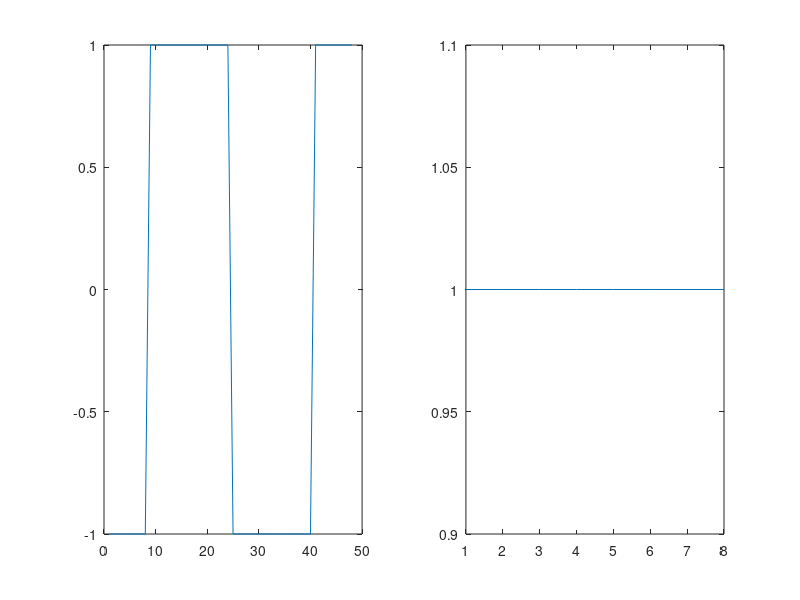
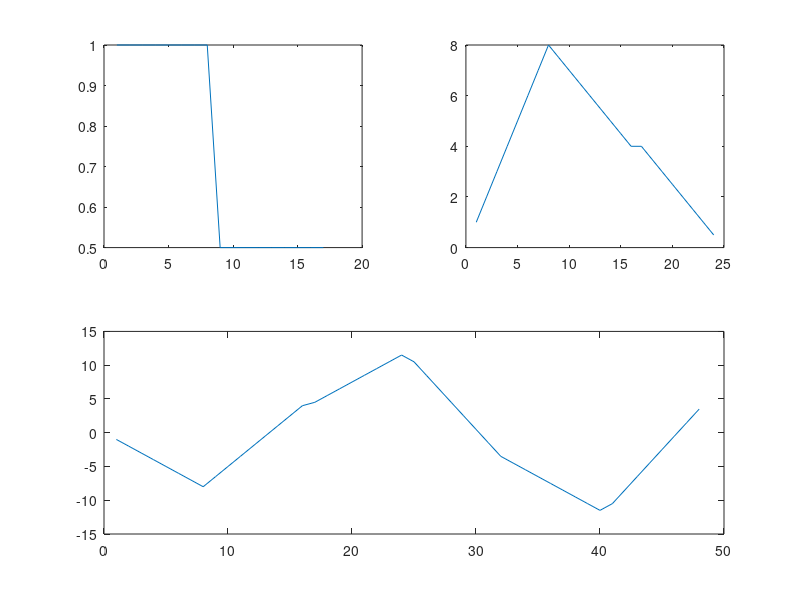
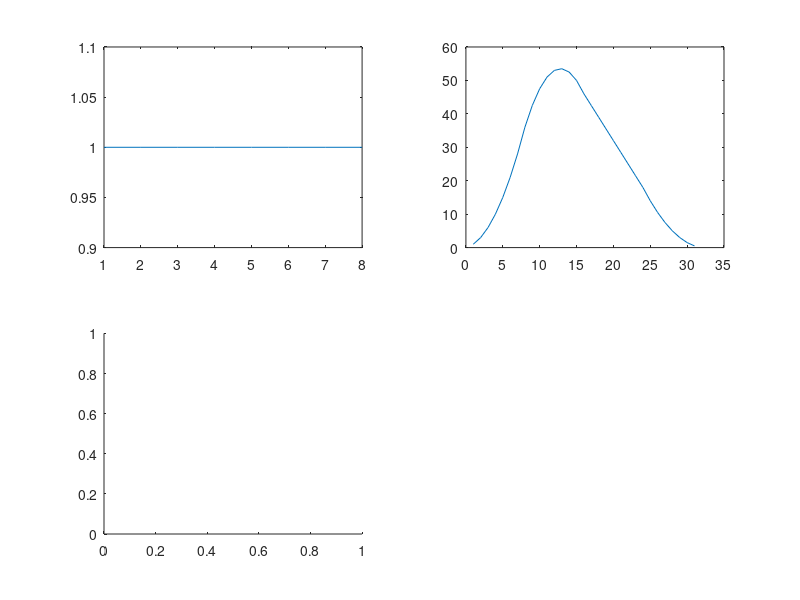

The MATLAB script that drew these images, in order: (Note: this script raises an error after producing the figures.)
%% Nettoyage
close all;
clear;

%% Variables initiales
nb_bits = 100;
info_binaire = randi([0,1], 1,nb_bits);
info_binaire = [0 1 1 0 0 1];
Fe = 24000;
Rb = 3000;
N = 101;

%% Modulateur

% Variables
Ns = Fe/Rb;
Ts = Ns/Fe;
a_1 = 1;
a_0 = -1;
h = ones(1,Ns);

% Calculs
mapping = info_binaire.*(a_1 - a_0) + a_0;
Suite_diracs = kron(mapping, [1 zeros(1, Ns-1)]);
x = filter(h, 1, Suite_diracs);
figure("Name","Sortie modulation");
subplot(1,2,1);
plot(x)
subplot(1,2,2);
plot(h);

%% Canal
alpha_0 = 1
tau_0 = 0;
alpha_1 = 0.5;
tau_1 = tau_0 + Ts;

hc = zeros(1,(max(tau_0,tau_1)+Ts)*Fe);
hc(tau_0*Fe+1:(tau_0+Ts)*Fe+1) = alpha_0;
hc(tau_1*Fe+1:(tau_1+Ts)*Fe+1) = alpha_1;

y=filter(hc,1,x);

figure("Name","Sortie de canal");
g_canal=conv(h,hc);
subplot(2,2,1)
plot(hc);
subplot(2,2,2);
plot(g_canal);
subplot(2,2,[3 4]);
plot(y);

%% Demodulateur

%Filtrage de réception
hr = ones(1,Ns);
z = filter(hr, 1, y);
g = conv(g_canal,hr);
figure("Name","Sortie de filtre de récéption");
subplot(2,2,1)
plot(hr);
subplot(2,2,2);
plot(g);
subplot(2,2,3);
oeil = reshape(z, 4*Ns, []);
plot(oeil);
subplot()
subplot(2,2,4);
plot(z);

n0 = Ns;
z_echant = z(n0:Ns:end);
info_bin_rec = z_echant > 0;
taux_erreur_binaire = sum(abs(info_bin_rec-info_binaire))/length(info_binaire);
fprintf("Taux d'erreur pour n0 = %.1f $%f.\n", n0, taux_erreur_binaire);